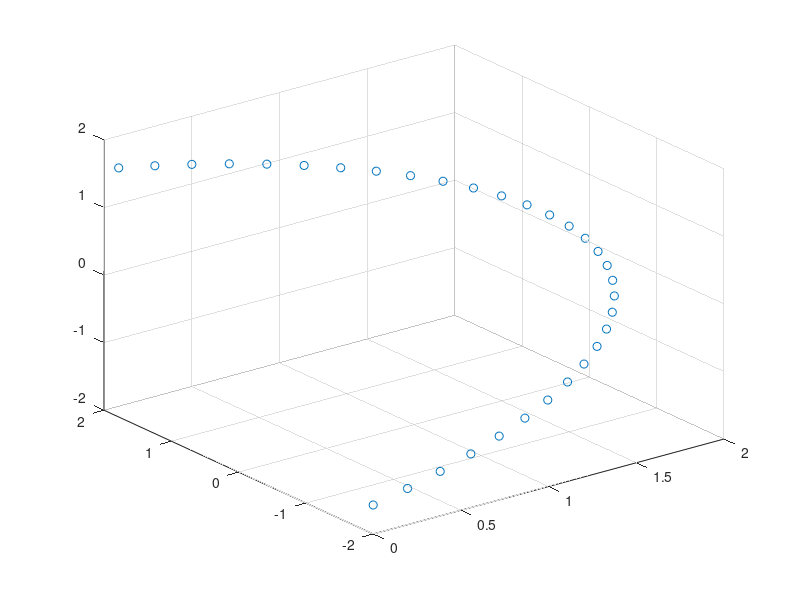

Write MATLAB code to recreate this figure.
% Trying out Ahmidi's AFF-DCC method

r = 2;
t = -pi/2:0.1:pi/2;

x = r*cos(t)';
y = r*sin(t)';
z = t';

Data = [x,y,z];

figure
scatter3(Data(:,1),Data(:,2),Data(:,3),'ro')